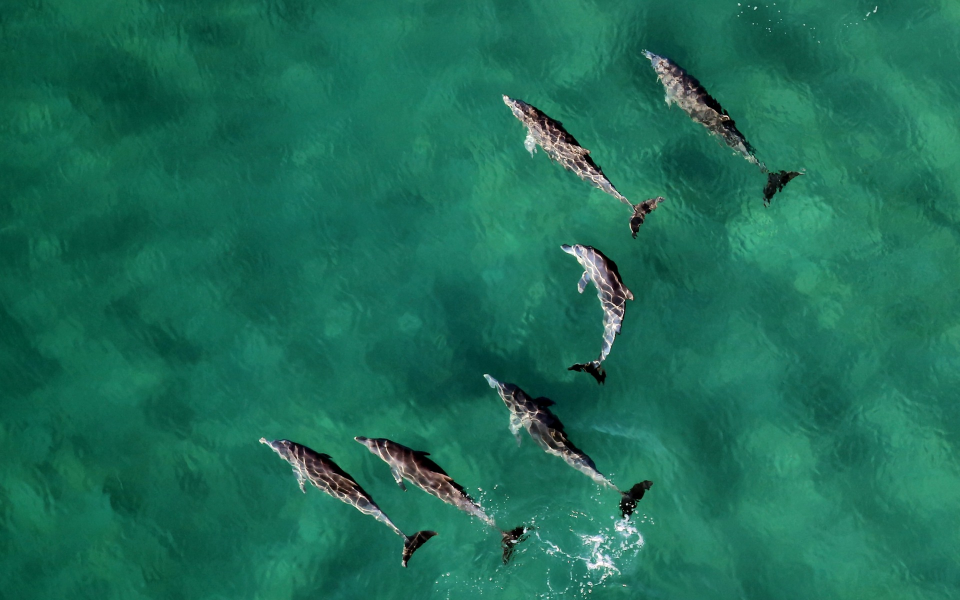
#> input picture desktop/payload/home/.local/share/wallpapers/wallpapers/MAKC-1920x1200/animals/NOUNS-dolphins.jpg, 1920 x 1200 px (shown at 1/2 size)
$ python wallpaper_color_index.py ../../../.local/share/wallpapers/wallpapers/MAKC-1920x1200/animals
#> lines starting #> are read from the running program, lines starting #| are printed output that depends on the picture
#!/usr/bin/env python3
"""Cache dominant color metadata for wallpaper browsing; emit JSON only."""
import argparse
import colorsys
import json
import os
from pathlib import Path
import tempfile
from concurrent.futures import ThreadPoolExecutor

from PIL import Image, ImageOps

EXTENSIONS = {'.jpg', '.jpeg', '.png', '.webp', '.tif', '.tiff', '.bmp', '.gif', '.mp4', '.webm', '.mov', '.avi', '.mkv'}
HUES = ('red', 'orange', 'yellow', 'green', 'cyan', 'blue', 'purple', 'pink')


def color_info(image):
    image.thumbnail((64, 64))
    pixels = list(image.convert('RGB').get_flattened_data()) if hasattr(image, 'get_flattened_data') else list(image.convert('RGB').getdata())
    buckets = {}
    for r, g, b in pixels:
        h, s, v = colorsys.rgb_to_hsv(r / 255, g / 255, b / 255)
        hue = h * 360
        if v < .16:
            group = 'black'
        elif s < .16:
            group = 'white' if v > .8 else 'gray'
        else:
            group = ('red' if hue < 15 or hue >= 345 else 'orange' if hue < 45
                     else 'yellow' if hue < 70 else 'green' if hue < 165
                     else 'cyan' if hue < 200 else 'blue' if hue < 260
                     else 'purple' if hue < 290 else 'pink')
        buckets.setdefault(group, []).append((r, g, b))
    chromatic = {k: v for k, v in buckets.items() if k in HUES}
    candidates = chromatic if sum(map(len, chromatic.values())) >= len(pixels) * .25 else buckets
    group = max(candidates, key=lambda k: len(candidates[k]))
    values = candidates[group]
    rgb = tuple(round(sum(p[i] for p in values) / len(values)) for i in range(3))
    h, s, v = colorsys.rgb_to_hsv(*(c / 255 for c in rgb))
    return {'group': group, 'hue': round(h * 360, 2), 'brightness': round(sum(.2126 * r + .7152 * g + .0722 * b for r, g, b in pixels) / (255 * len(pixels)), 4),
            'swatch': '#%02x%02x%02x' % rgb}


def build_index(root, cache_dir):
    cache_dir.mkdir(parents=True, exist_ok=True)
    cache_file = cache_dir / 'wallpaper-color-index.json'
    try:
        cached = json.loads(cache_file.read_text())
        old = cached.get('entries', {}) if cached.get('version') == 2 else {}
    except (OSError, ValueError):
        old = {}
    files = []
    for directory, dirs, names in os.walk(root):
        dirs[:] = sorted(d for d in dirs if not d.startswith('.'))
        files.extend(Path(directory) / n for n in sorted(names) if Path(n).suffix.lower() in EXTENSIONS)

    def analyze(path):
        key = str(path)
        try:
            stat = path.stat()
            thumb = cache_dir / 'thumbnails' / path.relative_to(root).parent / (path.name + '.jpg')
            source = thumb if thumb.exists() and thumb.stat().st_mtime_ns >= stat.st_mtime_ns else path
            stamp = [stat.st_mtime_ns, stat.st_size, str(source), source.stat().st_mtime_ns]
            if old.get(key, {}).get('stamp') == stamp:
                return key, old[key]
            with Image.open(source) as image:
                image.draft('RGB', (64, 64))
                # RGB conversion composites transparent images onto a dark desktop.
                image.thumbnail((64, 64))
                if 'A' in image.getbands():
                    bg = Image.new('RGB', image.size, '#202020')
                    bg.paste(image, mask=image.getchannel('A'))
                    image = bg
                info = color_info(ImageOps.exif_transpose(image).convert('RGB'))
            return key, dict(info, stamp=stamp)
        except (OSError, ValueError, Image.DecompressionBombError):
            return key, {'group': 'unknown', 'hue': 0, 'brightness': 0, 'swatch': '#808080'}

    with ThreadPoolExecutor(max_workers=2) as pool:
        entries = dict(pool.map(analyze, files))
#> in analyze, image is the input picture: PIL image 1920x1200 RGB; mean R, G, B 28.9, 110.2, 87.7
#> in analyze, `image.thumbnail((64, 64))`:
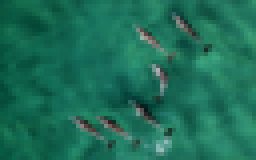
#> image: PIL image 64x40 RGB (shown 4 times larger); mean R, G, B 28.9, 110.2, 87.7
#> in color_info, `pixels = list(image.convert('RGB').get_flattened_data()) if hasattr(im..`: pixels = 2560 items, first 6: (7, 81, 60), (10, 86, 62), (12, 89, 63), (15, 99, 70), (19, 109, 77), (20, 110, 78)
#> the loop in color_info, `for r, g, b in pixels:` made 2560 passes
#> (r, g, b, h, s, v, hue, group) on passes 1 to 12: (7, 81, 60, 0.453, 0.914, 0.318, 163, 'green'), (10, 86, 62, 0.447, 0.884, 0.337, 161.1, 'green'), (12, 89, 63, 0.444, 0.865, 0.349, 159.7, 'green'), (15, 99, 70, 0.442, 0.848, 0.388, 159.3, 'green'), (19, 109, 77, 0.441, 0.826, 0.427, 158.7, 'green'), (20, 110, 78, 0.441, 0.818, 0.431, 158.7, 'green'), (22, 110, 79, 0.441, 0.8, 0.431, 158.9, 'green'), (21, 110, 78, 0.44, 0.809, 0.431, 158.4, 'green'), (23, 112, 80, 0.44, 0.795, 0.439, 158.4, 'green'), (22, 109, 81, 0.446, 0.798, 0.427, 160.7, 'green'), (18, 100, 76, 0.451, 0.82, 0.392, 162.4, 'green'), (15, 93, 71, 0.453, 0.839, 0.365, 163.1, 'green')
#> (h, s, v, hue, group) on passes 61 to 66: (0.457, 0.75, 0.424, 164.4, 'green'), (0.455, 0.726, 0.443, 163.9, 'green'), (0.446, 0.683, 0.494, 160.5, 'green'), (0.43, 0.632, 0.565, 154.9, 'green'), (0.45, 0.881, 0.329, 162.2, 'green'), (0.449, 0.868, 0.357, 161.8, 'green')
#> after the loop in color_info, `for r, g, b in pixels:`: buckets = 7 items
#> in color_info, `chromatic = {k: v for k, v in buckets.items() if k in HUES}`: chromatic = 5 items
#> in color_info, `values = candidates[group]`: values = 1796 items, first 6: (7, 81, 60), (10, 86, 62), (12, 89, 63), (15, 99, 70), (19, 109, 77), (20, 110, 78)
#> in color_info, `rgb = tuple(round(sum(p[i] for p in values) / len(values)) for i in ra..`: rgb = (28, 112, 88)
#> in color_info, `h, s, v = colorsys.rgb_to_hsv(*(c / 255 for c in rgb))`: h = 0.452; s = 0.75; v = 0.439
#> in analyze, `info = color_info(ImageOps.exif_transpose(image).convert('RGB'))`: info = {'group': 'green', 'hue': 162.9, 'brightness': 0.358, 'swatch': '#1c7058'}
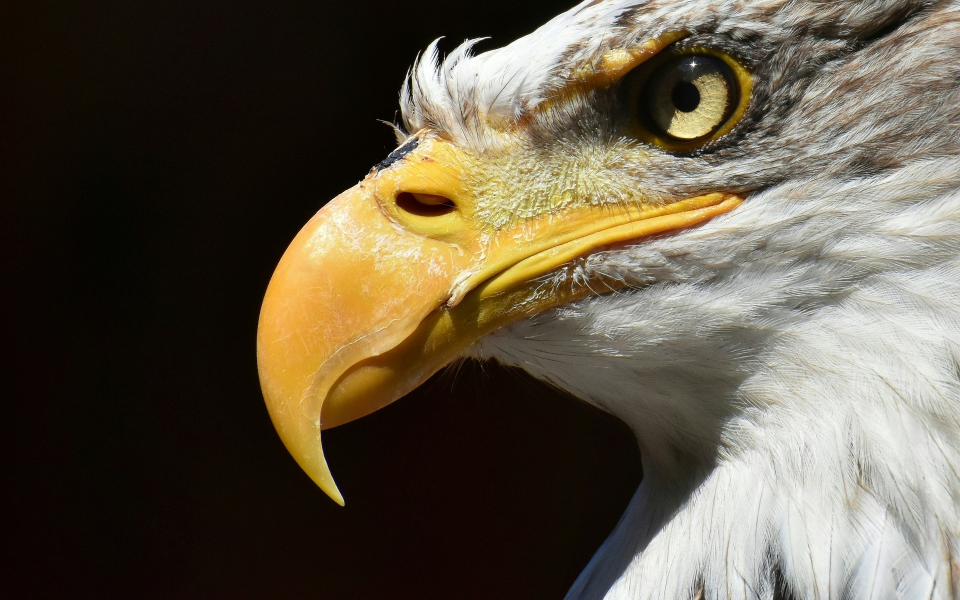
#> input picture desktop/payload/home/.local/share/wallpapers/wallpapers/MAKC-1920x1200/animals/alexas_fotos-BUzjetL88RU-unsplash.jpg, 1920 x 1200 px (shown at 1/2 size)
#> in analyze, image is the input picture: PIL image 1920x1200 RGB; mean R, G, B 96.9, 87.6, 70.7
#> in analyze (call 2), `image.thumbnail((64, 64))`:
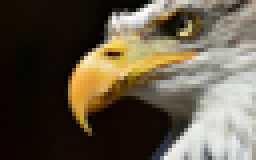
#> image: PIL image 64x40 RGB (shown 4 times larger); mean R, G, B 96.9, 87.6, 70.7
#> the loop in color_info (call 2), `for r, g, b in pixels:` made 2560 passes
#> (r, g, b, h, s, v, hue, group) on passes 1 to 12: (19, 9, 2, 0.0686, 0.895, 0.0745, 24.71, 'black'), (19, 10, 2, 0.0784, 0.895, 0.0745, 28.24, 'black'), (19, 10, 2, 0.0784, 0.895, 0.0745, 28.24, 'black'), (19, 12, 2, 0.098, 0.895, 0.0745, 35.29, 'black'), (18, 12, 4, 0.0952, 0.778, 0.0706, 34.29, 'black'), (19, 12, 4, 0.0889, 0.789, 0.0745, 32, 'black'), (19, 12, 5, 0.0833, 0.737, 0.0745, 30, 'black'), (18, 13, 5, 0.103, 0.722, 0.0706, 36.92, 'black'), (19, 13, 4, 0.1, 0.789, 0.0745, 36, 'black'), (18, 13, 5, 0.103, 0.722, 0.0706, 36.92, 'black'), (18, 13, 5, 0.103, 0.722, 0.0706, 36.92, 'black'), (18, 12, 6, 0.0833, 0.667, 0.0706, 30, 'black')
#> (r, g, b) on passes 39 to 44: (163, 163, 158), (218, 214, 206), (228, 229, 225), (181, 183, 184), (147, 139, 129), (183, 170, 153)
    # Preserve cached entries belonging to other roots and allow concurrent readers.
    merged = dict(old, **entries)
    fd, name = tempfile.mkstemp(prefix='.wallpaper-colors-', dir=cache_dir)
    try:
        with os.fdopen(fd, 'w') as stream:
            json.dump({'version': 2, 'entries': merged}, stream)
        os.replace(name, cache_file)
    finally:
        if os.path.exists(name):
            os.unlink(name)
    return {key: {k: v for k, v in entry.items() if k != 'stamp'} for key, entry in entries.items()}


def main():
    parser = argparse.ArgumentParser(description=__doc__)
    parser.add_argument('root', type=lambda p: Path(p).expanduser().absolute())
    parser.add_argument('--cache-dir', type=Path, default=Path.home() / '.cache/rebos_shell')
    args = parser.parse_args()
    if not args.root.is_dir():
        raise ValueError('Wallpaper folder is unavailable')
    print(json.dumps({'colors': build_index(args.root, args.cache_dir)}))


if __name__ == '__main__':
    try:
        main()
    except Exception as error:
        print(json.dumps({'error': str(error)}))
#> (the run stopped early here; a loop or call above may not have finished)
